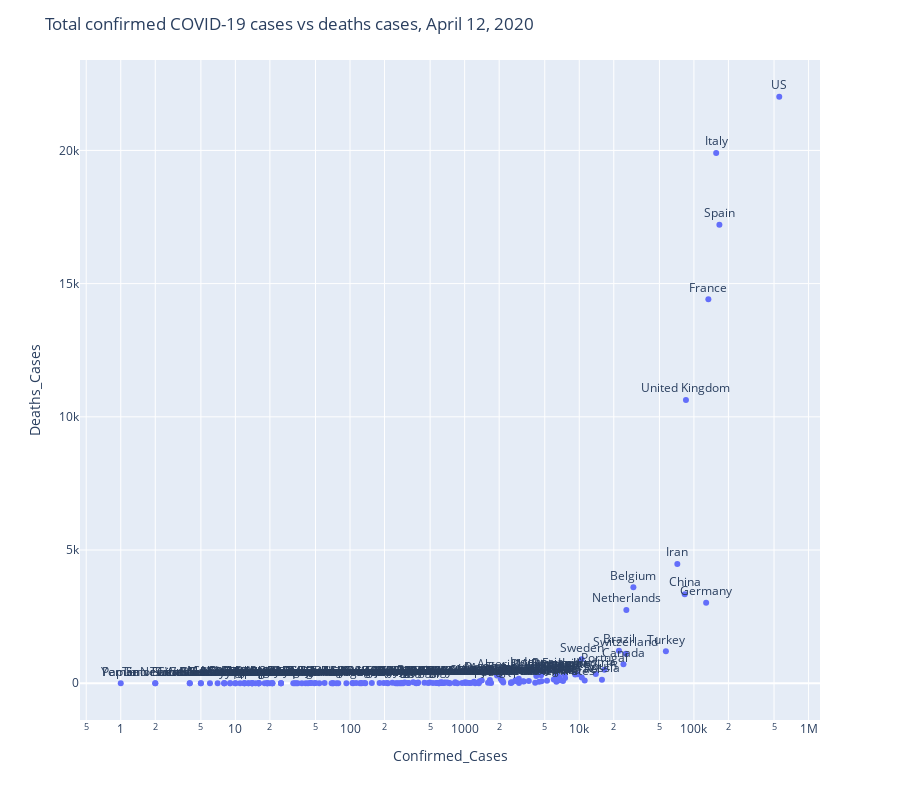

Here is the notebook cell this chart was saved with:
### Markdown cell above
What's more the scatter plot below shows the relationship between confirmed cases and deaths cases. The death rate seems to be extremely high in US, Italy and Spain.

### Code cell
import plotly.graph_objects as go
from pandas import Series,DataFrame

data = {'Country_Region':Series(f_lat[mask_con]['Country_Region']).reset_index()['Country_Region'],
       'Confirmed_Cases':Series(f_lat[mask_con]['Total_Cases']).reset_index()['Total_Cases'],
       'Deaths_Cases': Series(f_lat[mask_dea]['Total_Cases']).reset_index()['Total_Cases']}
df_reset = DataFrame(data)

fig = px.scatter(df_reset, x='Confirmed_Cases', y='Deaths_Cases', text='Country_Region', log_x=True, size_max=60)
fig.update_traces(textposition='top center')
fig.update_layout(
    height=800,
    title_text='Total confirmed COVID-19 cases vs deaths cases, April 12, 2020'
)

fig.show()

### Figure 1 — Plotly figure (JSON) as saved in the notebook; plotly's stock layout.template omitted (floating-point values rounded to 4 significant figures; data arrays with more than 128 entries replaced by an {"elided": "..."} marker saying what was removed)
{"data": [{"hovertemplate": "Confirmed_Cases=%{x}<br>Deaths_Cases=%{y}<br>Country_Region=%{text}<extra></extra>", "legendgroup": "", "marker": {"color": "#636efa", "symbol": "circle"}, "mode": "markers+text", "name": "", "showlegend": false, "text": {"elided": "184 str values"}, "textposition": "top center", "type": "scatter", "x": {"elided": "184 int values"}, "xaxis": "x", "y": {"elided": "184 int values"}, "yaxis": "y"}], "layout": {"height": 800, "legend": {"tracegroupgap": 0}, "margin": {"t": 60}, "title": {"text": "Total confirmed COVID-19 cases vs deaths cases, April 12, 2020"}, "xaxis": {"anchor": "y", "domain": [0, 1], "title": {"text": "Confirmed_Cases"}, "type": "log"}, "yaxis": {"anchor": "x", "domain": [0, 1], "title": {"text": "Deaths_Cases"}}}}
